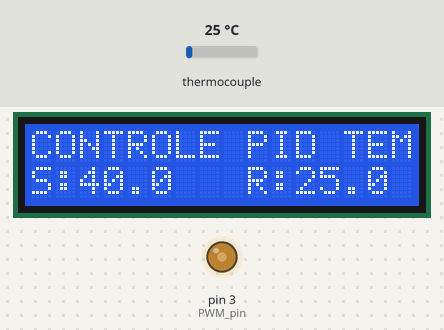
Simulated run of this sketch. Board: Arduino Uno, built with avr-gcc and run on an emulated ATmega328P. Shown: 16×2 character LCD, output pins drawn as LEDs (lit = HIGH). The inputs (shaded band) are chosen by the test bench; at power-on: thermocouple 25 °C.

Above: at 1.2 s.
1.3 s: thermocouple set to 75 °C
At 2.1 s:
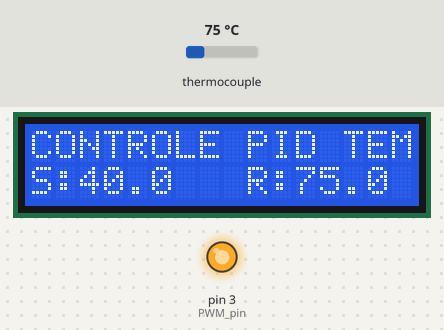
3.2 s: thermocouple set to 6 °C
At 4.6 s:
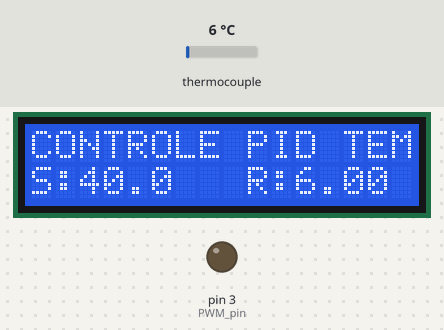
5.2 s: thermocouple set to 150 °C
At 6.9 s:
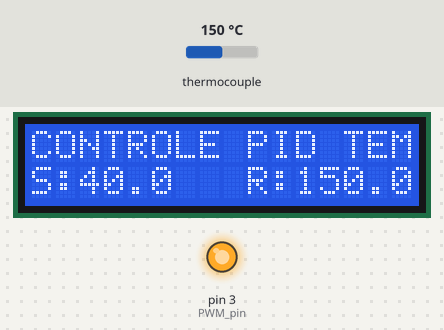
Timing chart, 0 to 8.4 s (numbered marks = the images above; inputs shaded):
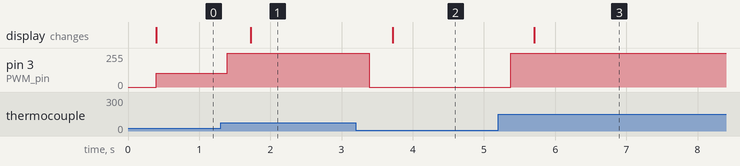

The sketch:

Arduino_PDI_Extrusora.ino
```cpp
#include <Wire.h>                 // usando a biblioteca Wire
#include <LiquidCrystal_I2C.h>    // usando a biblioteca LiquidCrystal I2C
LiquidCrystal_I2C lcd(0x27,16,2); // Configura endereço I2C 0x27 para um display com 16 caracteres e 2 linhas
int thisChar = 0 ;

#include <max6675.h>             // usando a biblioteca do circuito integrado MAX6675

/* Definições: GPIOs do Arduino utilizado na comunicação com o MAX6675 */

#define GPIO_SO       8
#define GPIO_CS       9
#define GPIO_CLK      10

MAX6675 termopar(GPIO_CLK, GPIO_CS, GPIO_SO); // Criação de objeto para comunicação com termopar

int PWM_pin = 3; //Pino 3 digital

//Variaveis
float temperatura_lida = 0.0;
float setpoint_temperatura = 40;
float erro_pid = 0;
float erro_anterior = 0;
float tempo_decorido, tempo, tempo_prev;
int PID_valor = 0;

//PID constantes
int kp = 10.47;   int ki = 0.31;   int kd = 1.62;
int PID_p = 0;    int PID_i = 0;    int PID_d = 0;

void setup() {
  pinMode(PWM_pin,OUTPUT);
  TCCR2B = TCCR2B & B11111000 | 0x03;    // pino 3 com frequencia de 980.39 Hz
  tempo = millis();
  lcd.init();
  lcd.backlight();
}

void loop() {

  temperatura_lida = termopar.readCelsius();
  erro_pid = setpoint_temperatura - temperatura_lida; //Calculando o erro entre o valor setado e o valor lido pelo termopar
  PID_p = kp * erro_pid; //Calculando o valor de P
  if(-3 < erro_pid <3) //Calculando o valor de I num range entre +-3
  {
    PID_i = PID_i + (ki * erro_pid);
  }

  tempo_prev = tempo;
  tempo = millis();
  tempo_decorido = (tempo - tempo_prev) / 1000;
  PID_d = kd*((erro_pid - erro_anterior)/tempo_decorido); //Calculando o valor de D

  PID_valor = PID_p + PID_i + PID_d; //Valor final será a soma de P + I + D

  if(PID_valor < 0) //  PWM no range entre 0 e 255
  {    PID_valor = 0;    }
  if(PID_valor > 255)
  {    PID_valor = 255;  }

  analogWrite(PWM_pin,255-PID_valor); //Escrevendo o sinal PWM para o mosfet no pino 3~
  erro_anterior = erro_pid;
  delay(300);

  lcd.setCursor(0,0);
  lcd.print("CONTROLE PID TEMP");
  lcd.setCursor(0,1);
  lcd.print("S:");
  lcd.setCursor(2,1);
  lcd.print(setpoint_temperatura,1);
  lcd.setCursor(9,1);
  lcd.print("R:");
  lcd.setCursor(11,1);
  lcd.print(temperatura_lida,1);
}
```

Measured:
- after the input at 1.3 s, pin 3 (PWM_pin): 105/255 → 255/255 after 0.09 s; the display: changes after 0.43 s (image 1)
- after the input at 3.2 s, pin 3 (PWM_pin): 255/255 → 0/255 after 0.19 s; the display: changes after 0.52 s (image 2)
- after the input at 5.2 s, pin 3 (PWM_pin): 0/255 → 255/255 after 0.18 s; the display: changes after 0.51 s (image 3)
